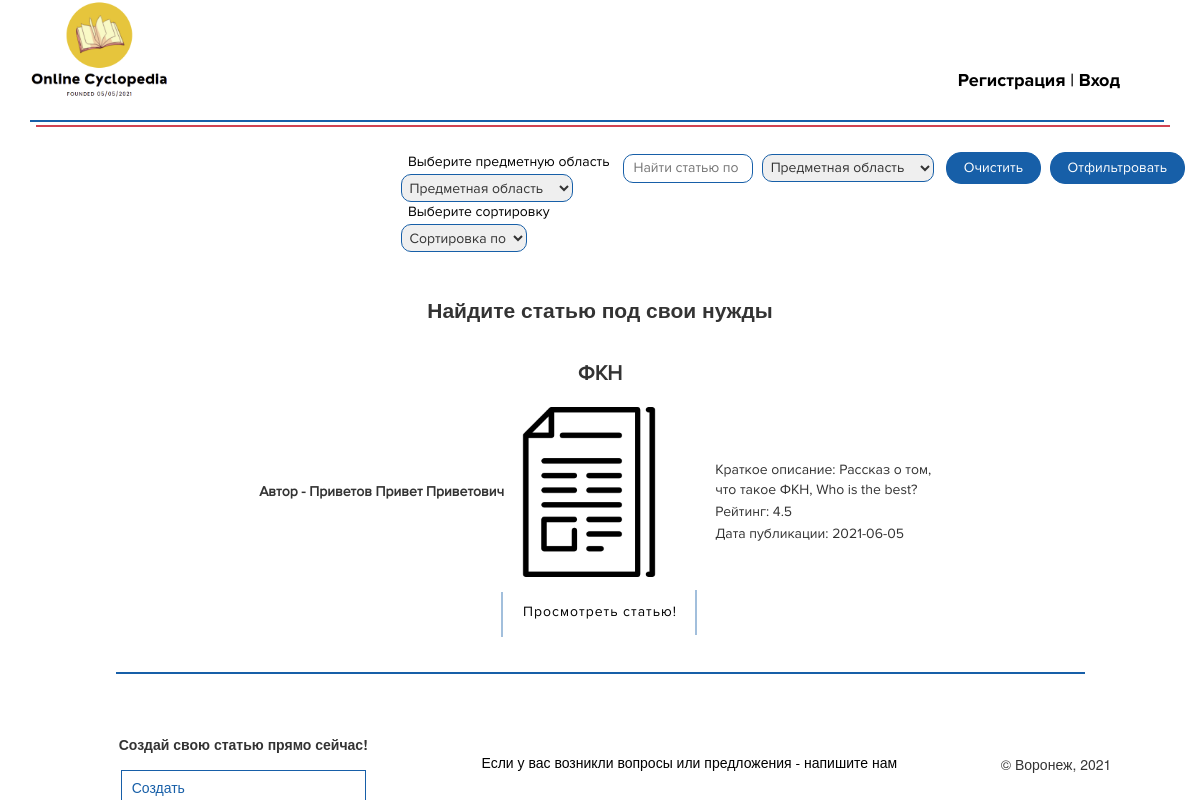
The page /page/main.php on the database as committed earlier.
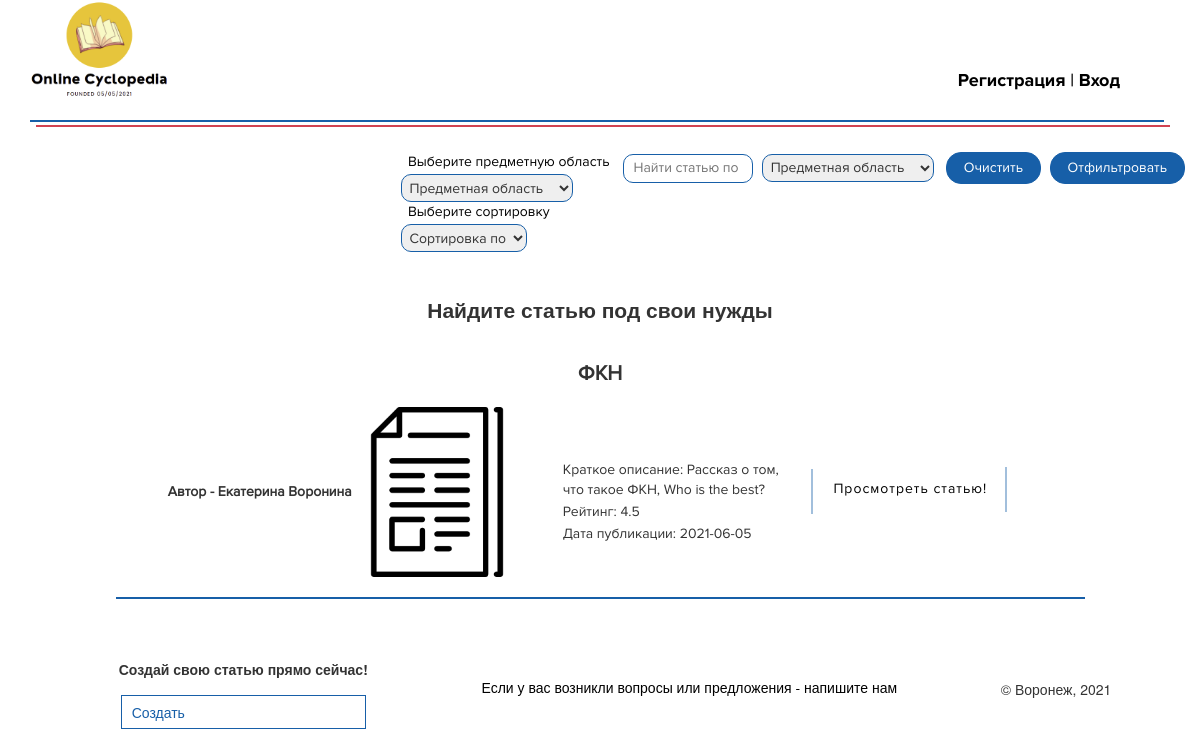
The same page on the database as committed later.
### tables this page shows
CREATE TABLE Article
(
	ID_Article           INTEGER NOT NULL,
	Name                 VARCHAR(200) NOT NULL UNIQUE,
	Date                 DATE NULL CHECK (DATE >= '2021-05-06'),
	Short_story          TEXT(20000) NULL,
	Rating               FLOAT NULL,
	Media                BLOB NULL,
	ID_User              INTEGER NOT NULL,
	ID_Subject           INTEGER NOT NULL
);

CREATE TABLE User
(
	ID_User              INTEGER NOT NULL AUTO_INCREMENT PRIMARY KEY,
	Login                VARCHAR(200) NOT NULL UNIQUE,
	Password             VARCHAR(200) NOT NULL,
	FIO                  VARCHAR(2000) NOT NULL,
	ID_Country           INTEGER NOT NULL,
	State                BOOLEAN NOT NULL,
	Dith_Day             DATE NOT NULL,
	SocNet               TEXT(20000) NULL,
	Mail                 VARCHAR(2000) NULL,
	Photo                BLOB NULL
);

### page/functions.php (the view, shortened to what this page needs)
<?php
function print_articles_requests($requests, $connection){
  if(!empty($requests)){
  $i = 1;
  foreach($requests as $cat)
  {
    echo "<div class=\"box\">";
    echo "<h2>{$cat['Name']}</h2>";
    echo "<h4>Автор - {$cat['FIO']}</h4>";
    echo "<img src='../img/art.png' />";
    echo "<div class=\"info\">";
    echo "<ul>
      <li>Краткое описание: {$cat['Short_story']}</li>
      <li>Рейтинг: {$cat['Rating']}</li>
      <li>Дата публикации: {$cat['Date']}</li>
    </ul>";
    echo "</div>";
    echo "<nav><a href=\"#id-$i\">Просмотреть статью!</a></nav>";
		$i += 1;
    $i++;
}
}
else{
  echo "По вашему запросу ничего не найдено";
}
}
function all_articles($connection){
  $requests = array();
  $query = mysqli_query($connection, "SELECT * FROM Article
  LEFT OUTER JOIN User ON User.ID_User = Article.ID_User
  order by Article.Rating");
  if(mysqli_num_rows($query) != 0){
    while($request = mysqli_fetch_assoc($query)){
      array_push($requests, $request);
    }
 }
  return $requests;
}
function getsubject($connection, $subject, $clear){
  echo '<option selected = "selected" value = "0">';
  echo "Предметная область";
  echo '</option>';
}
function getsort($connection, $subject, $clear){
  echo '<option selected = "selected" value = "0">';
  echo "Сортировка по";
  echo '</option>';
}
function getsearch($connection, $subject, $clear){
  echo '<option selected = "selected" value = "0">';
  echo "Предметная область";
  echo '</option>';
}
?>

### page/main.php (shortened to what this page needs)
<?php   require "db.php";
  require "functions.php";
  ?>
<!DOCTYPE html>
<head>
  <link rel="stylesheet" href="../css/orders.css">
  <link rel="stylesheet" href="../libs/bootstrap/bootstrap-grid-3.3.1.min.css" />
  <link rel="stylesheet" href="../libs/font-awesome-4.2.0/css/font-awesome.min.css" />
  <link rel="stylesheet" href="../libs/remodal/remodal.css">
  <link rel="stylesheet" href="../libs/remodal/remodal-default-theme.css">
</head>
<body>
  <?php require("header.php"); ?>
  <div class="container">
    <div class="col-md-12">
      <div class="row">
		<?php require("filter.php"); ?>
        <h2 class="title">Найдите статью под свои нужды</h2>
        <div class="orders">
          <?php if(isset($_POST["do_filter"])){
          print_articles_requests(articles_by_filter($connection, $_POST),$connection);
        }
        else
          print_articles_requests(all_articles($connection), $connection);
          ?>
    </div>
  </div>
  <?php require("footer.php"); ?>
</body>

### page/header.php (shortened to what this page needs)
<head>
  <link rel="stylesheet" href="../css/header.css">
  <link rel="stylesheet" href="../css/fonts.css">
  <link rel="stylesheet" href="../libs/bootstrap/bootstrap-grid-3.3.1.min.css" />
</head>
<body>
  <header>
    <div class="container">
      <div class="col-md-12">
        <div class="row">
          <div class="header_content">
            <div class="logo">
              <a href="../"><img src="../img/logo.png" alt=""></a>
            </div>
            <div class="left_part">
              <div class="register">
                <ul>
                  <?php if(isset($_SESSION["id"]))
                  {
                  echo '<li><a href="logout.php">Выход</a></li>';
                  }
                  else
                  {
                  echo '<li><a href="register.php">Регистрация </a></li> |
                  <li><a href="auth.php">Вход</a></li>';
                  } ?>
                </ul>
              </div>
            </div>
          </div>
            <hr class="hr-bline">
            <hr class="hr-rline">
        </div>
      </div>
    </div>
  </header>
</body>

### page/filter.php (shortened to what this page needs)
<!DOCTYPE html>
<head>
  <link rel="stylesheet" href="../css/filter.css">
  <link rel="stylesheet" href="../libs/bootstrap/bootstrap-grid-3.3.1.min.css" />
  <link rel="stylesheet" href="../libs/font-awesome-4.2.0/css/font-awesome.min.css" />
  <link rel="stylesheet" href="../libs/remodal/remodal.css">
  <link rel="stylesheet" href="../libs/remodal/remodal-default-theme.css">
</head>
<body>
  <div class="container">
    <div class="col-md-12">
      <div class="row">
            <form class="filter" method = "post">
            <div class="all_filter"><div class="sidenav">
                    <a>Выберите предметную область</a>
                    <select class="select" id="subject" name="subject" >
            	        <?php getsubject($connection, $_POST["subject"], $_POST["clear"]);?>
                    </select>
                    <a>Выберите сортировку</a>
                    <select class="select" id="sort" name="subject" >
                        <?php getsort($connection, $_POST["sort"], $_POST["clear"]);?>
                    </select>
                </div>
                <div class="filter">
				    <input type="text" name="se" placeholder="Найти статью по ..." value="<?php if(!isset($_POST["clear"])) echo $_POST['se'];?>">
				    <select class="select" id="search" name="search" >
					    <?php getsearch($connection, $_POST["search"], $_POST["clear"]);?>
				    </select>
				    <input type="submit" name="clear" value = "Очистить">
				    <input type="submit" name="do_filter" value="Отфильтровать">
                </div>
			</form>
        </div>
      </div>
    </div>
  </div>
</body>

### page/footer.php
<head>
  <link rel="stylesheet" href="../css/footer.css">
  <link rel="stylesheet" href="../css/filter.css">
  <link rel="stylesheet" href="../css/fonts.css">
  <link rel="stylesheet" href="../libs/bootstrap/bootstrap-grid-3.3.1.min.css" />
</head>
<body>
<footer class="site-footer">
      <div class="container">
			<div class="order">
              <h4>Создай свою статью прямо сейчас!</h4>
              <a href="make_requests_article.php">Создать</a>
            </div>
        <ul class="navigation-list">
          <li><a href=mailto:ekatarin8@gmail.com>Если у вас возникли вопросы или предложения - напишите нам</a></li>
        </ul>
        <p class="copyright">© Воронеж, 2021</p>
      </div>
    </footer>
  </body>
</html>

### css/orders.css (style rules this page uses)
body { opacity: 0; transition: 2.3s opacity ease-in-out; }
.body_visible { opacity: 1; }
.title { text-align: center; }
.orders { display: flex; align-items: center; justify-content: center; flex-direction: column; font-family: 'Proxima Nova Regular'; }
.box h2 { flex-basis: 100%; text-align: center; }
.box { display: flex; align-items: center; justify-content: center; flex-wrap: wrap; width: 85%; align-items: center; padding: 0 40px 20px; margin-bottom: 50px; }
.box:nth-child(odd) { border-bottom: 2px #175fa8 solid; }
.box img { max-height: 170px; }
.box ul { margin-top: 35px; }
.box li { list-style-type: none; padding: 1px; }
.info { flex-basis: 30%; }
.box nav a { position: relative; display: inline-block; margin: 15px 25px; outline: none; color: black; text-decoration: none; letter-spacing: 1px; }
.box a { padding: 10px 20px; height: 45px; }
.box a::before, .box a::after { position: absolute; width: 45px; height: 2px; background: #175fa8; content: ''; opacity: 0.4; -webkit-transition: all 0.3s; -moz-transition: all 0.3s; transition: all 0.3s; pointer-events: none; }
.box a::before { top: 0; left: 0; -webkit-transform: rotate(90deg); -moz-transform: rotate(90deg); transform: rotate(90deg); -webkit-transform-origin: 0 0; -moz-transform-origin: 0 0; transform-origin: 0 0; }
.box a::after { right: 0; bottom: 0; -webkit-transform: rotate(90deg); -moz-transform: rotate(90deg); transform: rotate(90deg); -webkit-transform-origin: 100% 0; -moz-transform-origin: 100% 0; transform-origin: 100% 0; }

### css/header.css (style rules this page uses)
.hr-bline { border-top: 2px solid #175fa8; width: 99.5%; float:left; }
.hr-rline { padding: 0; margin: 0; border-top: 2px solid #d14351; width: 99.5%; float: right; }
.header_content { display: flex; justify-content: space-around; }
.logo { flex-grow: 1; }
.logo img { max-height: 100px; }
.left_part { display: flex; justify-content: space-between; font-size: 18px; font-family: 'Proxima Nova Bold'; flex-grow: 3; }
.register a { color: black; }
.register a:after { background-color: #175fa8; display: block; content: ""; height: 2px; width: 0; -webkit-transition: width .5s ease-in-out; -moz--transition: width .5s ease-in-out; transition: width .5s ease-in-out; }
.register ul li { display: inline-block; }
.register ul, .menu ul { margin: 68px 50px 0; }

### css/filter.css (style rules this page uses)
.all_filter { display: flex; justify-content: right; flex-wrap: wrap; margin: 25px 0; font-family: 'Proxima Nova Regular'; }
.filter select, .filter input[type=text], .filter input[type=number] { padding: 3.5px; border-radius: 10px; text-decoration: none; outline: none !important; border: 1px #175fa8 solid; margin: 0 3px; }
.filter input[type=text], .filter input[type=number] { width: 130px; }
.filter input[placeholder] { padding: 3.5px 10px; }
.filter input[type=submit] { margin-left: 5px; border: 1px #175fa8 solid; background-color: #175fa8; color: white; border-radius: 15px; padding: 5px 17px; }
.order h4 { margin-block-end: 16px; margin-top: 10px; }
.order a { border: 0.5px #175fa8 solid; color: #175fa8; padding: 6px 10px; margin: 0 2px; }

### css/footer.css (style rules this page uses)
.site-footer .container { display: flex; flex-grow: 1; justify-content: space-between; }
.copyright { margin: auto 0; flex-shrink: 0; }
.site-footer .navigation-list { margin-right: 15px; margin-left: -15px; justify-content: left; }
.site-footer .navigation-list li { list-style-type: none; }
.site-footer .navigation-list a { color:black; }
.site-footer a { display: block; margin: 0; padding: 14px 15px; }

### page/filter.php (style rules this page uses)
.sidenav { flex-wrap: left; justify-content: left; margin: 0px 0; font-family: 'Proxima Nova Regular'; }
.sidenav a { display: block; padding: 0 10px; color:black; text-decoration: none; }
.sidenav a:after { background-color: #d14351; display: block; content: ""; height: 2px; width: 0; -webkit-transition: width .5s ease-in-out; -moz--transition: width .5s ease-in-out; transition: width .5s ease-in-out; }

Rows that differ between the two databases and show on the page:
changed through a linked row, article "ФКН": ID_User.FIO "Приветов Привет Приветович" → "Екатерина Воронина"
